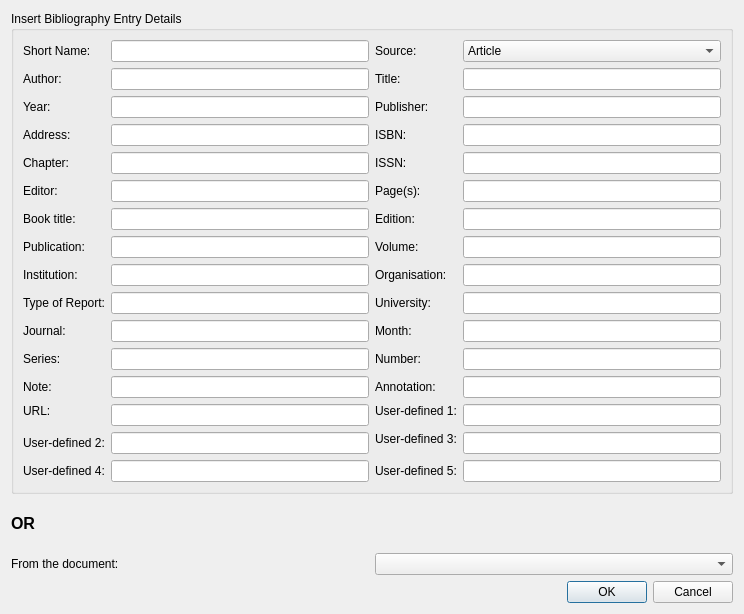
<?xml version="1.0" encoding="UTF-8"?>
<ui version="4.0">
 <class>CitationInsertionDialog</class>
 <widget class="QDialog" name="CitationInsertionDialog">
  <property name="windowModality">
   <enum>Qt::ApplicationModal</enum>
  </property>
  <property name="geometry">
   <rect>
    <x>0</x>
    <y>0</y>
    <width>744</width>
    <height>614</height>
   </rect>
  </property>
  <property name="focusPolicy">
   <enum>Qt::NoFocus</enum>
  </property>
  <property name="windowTitle">
   <string>Insert Bibliography entry</string>
  </property>
  <property name="sizeGripEnabled">
   <bool>false</bool>
  </property>
  <property name="modal">
   <bool>true</bool>
  </property>
  <layout class="QGridLayout" name="gridLayout_2">
   <item row="0" column="0">
    <widget class="QGroupBox" name="groupBox">
     <property name="title">
      <string>Insert Bibliography Entry Details</string>
     </property>
     <layout class="QGridLayout" name="gridLayout">
      <item row="0" column="0">
       <widget class="QLabel" name="shortnameLabel">
        <property name="text">
         <string>Short Name:</string>
        </property>
       </widget>
      </item>
      <item row="0" column="1">
       <widget class="QLineEdit" name="shortName">
        <property name="text">
         <string/>
        </property>
       </widget>
      </item>
      <item row="0" column="2">
       <widget class="QLabel" name="sourcetypeLabel">
        <property name="text">
         <string>Source:</string>
        </property>
       </widget>
      </item>
      <item row="0" column="3">
       <widget class="QComboBox" name="sourceType">
        <item>
         <property name="text">
          <string>Article</string>
         </property>
        </item>
        <item>
         <property name="text">
          <string>Book</string>
         </property>
        </item>
        <item>
         <property name="text">
          <string>Booklet</string>
         </property>
        </item>
        <item>
         <property name="text">
          <string>Conference</string>
         </property>
        </item>
        <item>
         <property name="text">
          <string>Email</string>
         </property>
        </item>
        <item>
         <property name="text">
          <string>Inbook</string>
         </property>
        </item>
        <item>
         <property name="text">
          <string>Incollection</string>
         </property>
        </item>
        <item>
         <property name="text">
          <string>Inproceedings</string>
         </property>
        </item>
        <item>
         <property name="text">
          <string>Journal</string>
         </property>
        </item>
        <item>
         <property name="text">
          <string>Manual</string>
         </property>
        </item>
        <item>
         <property name="text">
          <string>Masters thesis</string>
         </property>
        </item>
        <item>
         <property name="text">
          <string>Misc</string>
         </property>
        </item>
        <item>
         <property name="text">
          <string>PhD thesis</string>
         </property>
        </item>
        <item>
         <property name="text">
          <string>Proceedings</string>
         </property>
        </item>
        <item>
         <property name="text">
          <string>Tech Report</string>
         </property>
        </item>
        <item>
         <property name="text">
          <string>Unpublished</string>
         </property>
        </item>
        <item>
         <property name="text">
          <string>WWW</string>
         </property>
        </item>
        <item>
         <property name="text">
          <string>custom 1</string>
         </property>
        </item>
        <item>
         <property name="text">
          <string>custom 2</string>
         </property>
        </item>
        <item>
         <property name="text">
          <string>custom 3</string>
         </property>
        </item>
        <item>
         <property name="text">
          <string>custom 4</string>
         </property>
        </item>
        <item>
         <property name="text">
          <string>custom 5</string>
         </property>
        </item>
       </widget>
      </item>
      <item row="1" column="0">
       <widget class="QLabel" name="authorLabel">
        <property name="text">
         <string>Author:</string>
        </property>
       </widget>
      </item>
      <item row="1" column="1">
       <widget class="QLineEdit" name="author"/>
      </item>
      <item row="1" column="2">
       <widget class="QLabel" name="titleLabel">
        <property name="text">
         <string>Title:</string>
        </property>
       </widget>
      </item>
      <item row="1" column="3">
       <widget class="QLineEdit" name="title"/>
      </item>
      <item row="2" column="0">
       <widget class="QLabel" name="yearLabel">
        <property name="text">
         <string>Year:</string>
        </property>
       </widget>
      </item>
      <item row="2" column="1">
       <widget class="QLineEdit" name="year"/>
      </item>
      <item row="2" column="2">
       <widget class="QLabel" name="publisherLabel">
        <property name="text">
         <string>Publisher:</string>
        </property>
       </widget>
      </item>
      <item row="2" column="3">
       <widget class="QLineEdit" name="publisher"/>
      </item>
      <item row="3" column="0">
       <widget class="QLabel" name="addressLabel">
        <property name="text">
         <string>Address:</string>
        </property>
       </widget>
      </item>
      <item row="3" column="1">
       <widget class="QLineEdit" name="address"/>
      </item>
      <item row="3" column="2">
       <widget class="QLabel" name="isbnLabel">
        <property name="text">
         <string>ISBN:</string>
        </property>
       </widget>
      </item>
      <item row="3" column="3">
       <widget class="QLineEdit" name="isbn"/>
      </item>
      <item row="4" column="0">
       <widget class="QLabel" name="chapterLabel">
        <property name="text">
         <string>Chapter:</string>
        </property>
       </widget>
      </item>
      <item row="4" column="1">
       <widget class="QLineEdit" name="chapter"/>
      </item>
      <item row="4" column="2">
       <widget class="QLabel" name="issnLabel">
        <property name="text">
         <string>ISSN:</string>
        </property>
       </widget>
      </item>
      <item row="4" column="3">
       <widget class="QLineEdit" name="issn"/>
      </item>
      <item row="5" column="0">
       <widget class="QLabel" name="editorLabel">
        <property name="text">
         <string>Editor:</string>
        </property>
       </widget>
      </item>
      <item row="5" column="1">
       <widget class="QLineEdit" name="editor"/>
      </item>
      <item row="5" column="2">
       <widget class="QLabel" name="pagesLabel">
        <property name="text">
         <string>Page(s):</string>
        </property>
       </widget>
      </item>
      <item row="5" column="3">
       <widget class="QLineEdit" name="pages"/>
      </item>
      <item row="6" column="0">
       <widget class="QLabel" name="booktitleLabel">
        <property name="text">
         <string>Book title:</string>
        </property>
       </widget>
      </item>
      <item row="6" column="1">
       <widget class="QLineEdit" name="booktitle"/>
      </item>
      <item row="6" column="2">
       <widget class="QLabel" name="editionLabel">
        <property name="text">
         <string>Edition:</string>
        </property>
       </widget>
      </item>
      <item row="6" column="3">
       <widget class="QLineEdit" name="edition"/>
      </item>
      <item row="7" column="0">
       <widget class="QLabel" name="publicationLabel">
        <property name="text">
         <string>Publication:</string>
        </property>
       </widget>
      </item>
      <item row="7" column="1">
       <widget class="QLineEdit" name="publication"/>
      </item>
      <item row="7" column="2">
       <widget class="QLabel" name="volumeLabel">
        <property name="text">
         <string>Volume:</string>
        </property>
       </widget>
      </item>
      <item row="7" column="3">
       <widget class="QLineEdit" name="volume"/>
      </item>
      <item row="8" column="0">
       <widget class="QLabel" name="institutionLabel">
        <property name="text">
         <string>Institution:</string>
        </property>
       </widget>
      </item>
      <item row="8" column="1">
       <widget class="QLineEdit" name="institution"/>
      </item>
      <item row="8" column="2">
       <widget class="QLabel" name="organisationLabel">
        <property name="text">
         <string>Organisation:</string>
        </property>
       </widget>
      </item>
      <item row="8" column="3">
       <widget class="QLineEdit" name="organisation"/>
      </item>
      <item row="9" column="0">
       <widget class="QLabel" name="reporttypeLabel">
        <property name="text">
         <string>Type of Report:</string>
        </property>
       </widget>
      </item>
      <item row="9" column="1">
       <widget class="QLineEdit" name="reporttype"/>
      </item>
      <item row="9" column="2">
       <widget class="QLabel" name="schoolLabel">
        <property name="text">
         <string>University:</string>
        </property>
       </widget>
      </item>
      <item row="9" column="3">
       <widget class="QLineEdit" name="school"/>
      </item>
      <item row="10" column="0">
       <widget class="QLabel" name="journalLabel">
        <property name="text">
         <string>Journal:</string>
        </property>
       </widget>
      </item>
      <item row="10" column="1">
       <widget class="QLineEdit" name="journal"/>
      </item>
      <item row="10" column="2">
       <widget class="QLabel" name="monthLabel">
        <property name="text">
         <string>Month:</string>
        </property>
       </widget>
      </item>
      <item row="10" column="3">
       <widget class="QLineEdit" name="month"/>
      </item>
      <item row="11" column="0">
       <widget class="QLabel" name="seriesLabel">
        <property name="text">
         <string>Series:</string>
        </property>
       </widget>
      </item>
      <item row="11" column="1">
       <widget class="QLineEdit" name="series"/>
      </item>
      <item row="11" column="2">
       <widget class="QLabel" name="numberLabel">
        <property name="text">
         <string>Number:</string>
        </property>
       </widget>
      </item>
      <item row="11" column="3">
       <widget class="QLineEdit" name="number"/>
      </item>
      <item row="12" column="0">
       <widget class="QLabel" name="noteLabel">
        <property name="text">
         <string>Note:</string>
        </property>
       </widget>
      </item>
      <item row="12" column="1">
       <widget class="QLineEdit" name="note"/>
      </item>
      <item row="12" column="2">
       <widget class="QLabel" name="annotationLabel">
        <property name="text">
         <string>Annotation:</string>
        </property>
       </widget>
      </item>
      <item row="12" column="3">
       <widget class="QLineEdit" name="annotation"/>
      </item>
      <item row="13" column="0">
       <widget class="QLabel" name="urlLabel">
        <property name="text">
         <string>URL:</string>
        </property>
       </widget>
      </item>
      <item row="13" column="1" rowspan="2">
       <widget class="QLineEdit" name="url"/>
      </item>
      <item row="13" column="2">
       <widget class="QLabel" name="ud1Label">
        <property name="text">
         <string>User-defined 1:</string>
        </property>
       </widget>
      </item>
      <item row="13" column="3" rowspan="2">
       <widget class="QLineEdit" name="ud1"/>
      </item>
      <item row="14" column="2" rowspan="2">
       <widget class="QLabel" name="ud3Label">
        <property name="text">
         <string>User-defined 3:</string>
        </property>
       </widget>
      </item>
      <item row="15" column="0">
       <widget class="QLabel" name="ud2Label">
        <property name="text">
         <string>User-defined 2:</string>
        </property>
       </widget>
      </item>
      <item row="15" column="1">
       <widget class="QLineEdit" name="ud2"/>
      </item>
      <item row="15" column="3">
       <widget class="QLineEdit" name="ud3"/>
      </item>
      <item row="16" column="0">
       <widget class="QLabel" name="ud4Label">
        <property name="text">
         <string>User-defined 4:</string>
        </property>
       </widget>
      </item>
      <item row="16" column="1">
       <widget class="QLineEdit" name="ud4"/>
      </item>
      <item row="16" column="2">
       <widget class="QLabel" name="ud5Label">
        <property name="text">
         <string>User-defined 5:</string>
        </property>
       </widget>
      </item>
      <item row="16" column="3">
       <widget class="QLineEdit" name="ud5"/>
      </item>
     </layout>
    </widget>
   </item>
   <item row="1" column="0">
    <layout class="QHBoxLayout" name="horizontalLayout">
     <item>
      <widget class="QLabel" name="label_3">
       <property name="font">
        <font>
         <pointsize>12</pointsize>
         <weight>75</weight>
         <bold>true</bold>
        </font>
       </property>
       <property name="text">
        <string>OR</string>
       </property>
      </widget>
     </item>
     <item>
      <spacer name="horizontalSpacer">
       <property name="orientation">
        <enum>Qt::Horizontal</enum>
       </property>
       <property name="sizeHint" stdset="0">
        <size>
         <width>668</width>
         <height>20</height>
        </size>
       </property>
      </spacer>
     </item>
    </layout>
   </item>
   <item row="2" column="0">
    <layout class="QHBoxLayout" name="horizontalLayout_3">
     <item>
      <widget class="QLabel" name="label_4">
       <property name="text">
        <string>From the document:</string>
       </property>
      </widget>
     </item>
     <item>
      <widget class="KComboBox" name="existingCites"/>
     </item>
    </layout>
   </item>
   <item row="3" column="0">
    <layout class="QHBoxLayout" name="horizontalLayout_2">
     <item>
      <spacer name="horizontalSpacer_2">
       <property name="orientation">
        <enum>Qt::Horizontal</enum>
       </property>
       <property name="sizeHint" stdset="0">
        <size>
         <width>528</width>
         <height>20</height>
        </size>
       </property>
      </spacer>
     </item>
     <item>
      <widget class="QDialogButtonBox" name="buttonBox">
       <property name="orientation">
        <enum>Qt::Horizontal</enum>
       </property>
       <property name="standardButtons">
        <set>QDialogButtonBox::Cancel|QDialogButtonBox::Ok</set>
       </property>
      </widget>
     </item>
    </layout>
   </item>
  </layout>
 </widget>
 <customwidgets>
  <customwidget>
   <class>KComboBox</class>
   <extends>QComboBox</extends>
   <header>KComboBox</header>
  </customwidget>
 </customwidgets>
 <tabstops>
  <tabstop>shortName</tabstop>
  <tabstop>sourceType</tabstop>
  <tabstop>author</tabstop>
  <tabstop>title</tabstop>
  <tabstop>year</tabstop>
  <tabstop>publisher</tabstop>
  <tabstop>address</tabstop>
  <tabstop>isbn</tabstop>
  <tabstop>chapter</tabstop>
  <tabstop>issn</tabstop>
  <tabstop>editor</tabstop>
  <tabstop>pages</tabstop>
  <tabstop>booktitle</tabstop>
  <tabstop>edition</tabstop>
  <tabstop>publication</tabstop>
  <tabstop>volume</tabstop>
  <tabstop>institution</tabstop>
  <tabstop>organisation</tabstop>
  <tabstop>reporttype</tabstop>
  <tabstop>school</tabstop>
  <tabstop>journal</tabstop>
  <tabstop>month</tabstop>
  <tabstop>series</tabstop>
  <tabstop>number</tabstop>
  <tabstop>note</tabstop>
  <tabstop>annotation</tabstop>
  <tabstop>url</tabstop>
  <tabstop>ud1</tabstop>
  <tabstop>ud2</tabstop>
  <tabstop>ud3</tabstop>
  <tabstop>ud4</tabstop>
  <tabstop>ud5</tabstop>
  <tabstop>existingCites</tabstop>
  <tabstop>buttonBox</tabstop>
 </tabstops>
 <resources/>
 <connections>
  <connection>
   <sender>buttonBox</sender>
   <signal>rejected()</signal>
   <receiver>CitationInsertionDialog</receiver>
   <slot>reject()</slot>
   <hints>
    <hint type="sourcelabel">
     <x>684</x>
     <y>589</y>
    </hint>
    <hint type="destinationlabel">
     <x>497</x>
     <y>586</y>
    </hint>
   </hints>
  </connection>
 </connections>
</ui>
